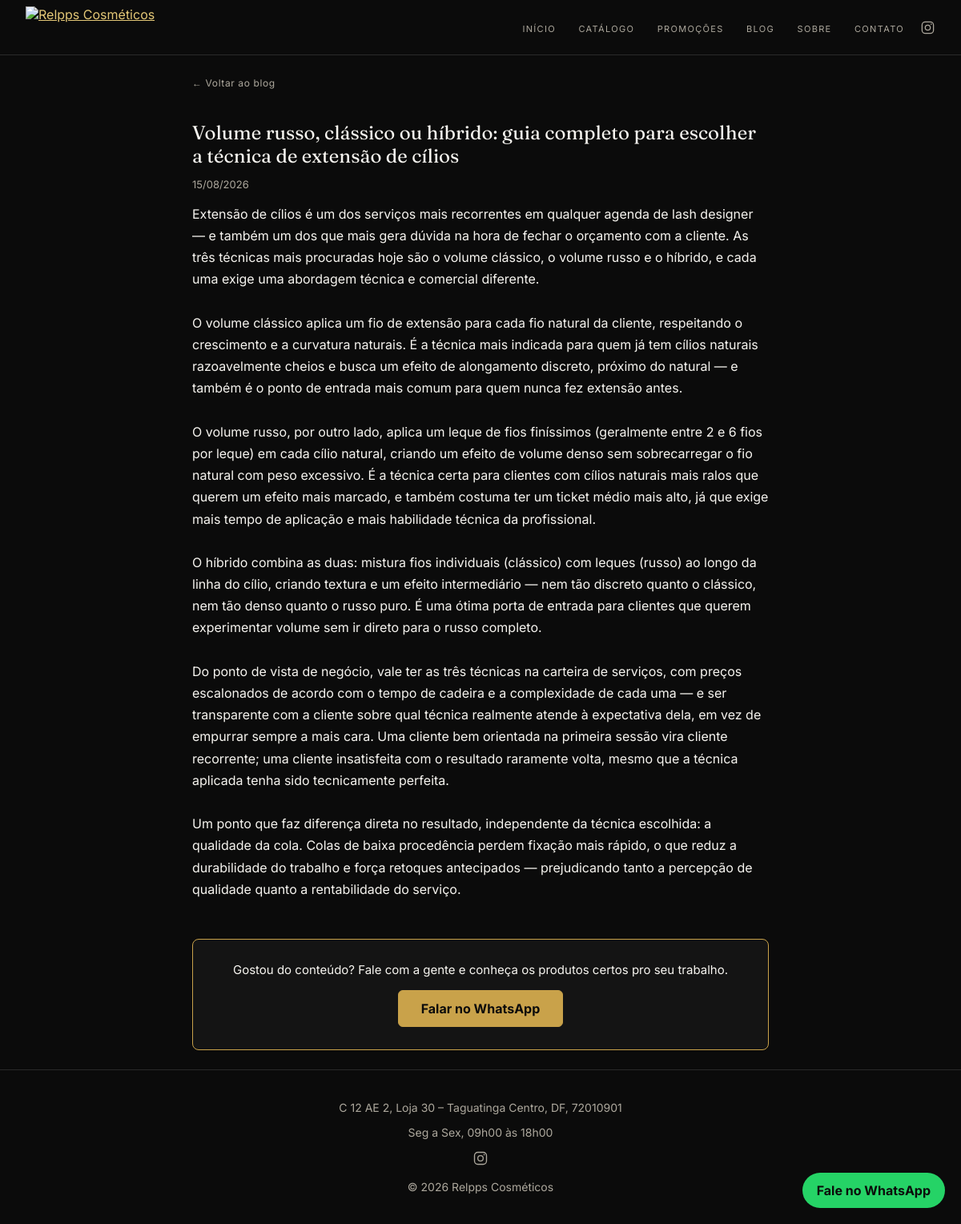
The page /post.php?slug=volume-russo-classico-hibrido-cilios on the database its author committed.
### tables this page shows
CREATE TABLE IF NOT EXISTS blog_posts (
  id INT AUTO_INCREMENT PRIMARY KEY,
  slug VARCHAR(160) NOT NULL UNIQUE,
  titulo VARCHAR(200) NOT NULL,
  resumo VARCHAR(300),
  conteudo TEXT NOT NULL,
  capa VARCHAR(255),
  publicado_em DATETIME DEFAULT CURRENT_TIMESTAMP
);

### includes/db.php (called while the page is built, shortened)
<?php
function db(): PDO {
    static $pdo = null;
    if ($pdo === null) {
        $dsn = 'mysql:host=' . DB_HOST . ';dbname=' . DB_NAME . ';charset=utf8mb4';
        $pdo = new PDO($dsn, DB_USER, DB_PASS, [
            PDO::ATTR_ERRMODE => PDO::ERRMODE_EXCEPTION,
            PDO::ATTR_DEFAULT_FETCH_MODE => PDO::FETCH_ASSOC,
        ]);
    }
    return $pdo;
}

### includes/functions.php (called while the page is built, shortened)
<?php
require_once __DIR__ . '/db.php';
function config(string $chave, string $padrao = ''): string {
    static $cache = null;
    if ($cache === null) {
        $cache = [];
        foreach (db()->query('SELECT chave, valor FROM configuracoes') as $linha) {
            $cache[$linha['chave']] = $linha['valor'];
        }
    }
    return $cache[$chave] ?? $padrao;
}
function whatsappLink(string $mensagem): string {
    $numero = config('whatsapp', WHATSAPP_NUMERO);
    return 'https://wa.me/' . $numero . '?text=' . rawurlencode($mensagem);
}

### post.php (the view, shortened to what this page needs)
<?php
require __DIR__ . '/includes/functions.php';
$slug = $_GET['slug'] ?? '';
$stmt = db()->prepare('SELECT * FROM blog_posts WHERE slug = :slug');
$stmt->execute(['slug' => $slug]);
$post = $stmt->fetch();
$linkWhatsPost = whatsappLink('Olá! Vim pelo blog da Relpps Cosméticos.');
require __DIR__ . '/includes/header.php';
?>
<article class="post-detalhe">
    <a class="post-voltar" href="blog.php">← Voltar ao blog</a>
    <h1><?= htmlspecialchars($post['titulo']) ?></h1>
    <p class="data"><?= (new DateTime($post['publicado_em']))->format('d/m/Y') ?></p>
    <div class="conteudo"><?= nl2br(htmlspecialchars($post['conteudo'])) ?></div>
    <div class="post-cta">
        <p>Gostou do conteúdo? Fale com a gente e conheça os produtos certos pro seu trabalho.</p>
        <a class="botao" href="<?= htmlspecialchars($linkWhatsPost) ?>" target="_blank" rel="noopener">Falar no WhatsApp</a>
    </div>
</article>
<?php require __DIR__ . '/includes/footer.php'; ?>

### assets/css/style.css (style rules this page uses)
:root { --preto: #0b0b0b; --dourado: #c9a24a; --dourado-claro: #e4c877; --branco: #f7f5f0; --cinza-texto: #ada89d; --carvao: #141414; --fonte-serif: 'Fraunces', Georgia, 'Times New Roman', serif; --fonte-sans: 'Inter', 'Segoe UI', Arial, sans-serif; }
* { box-sizing: border-box; }
body { margin: 0; background: var(--preto); color: var(--branco); font-family: var(--fonte-sans); padding-top: 68px; animation: fadeInPagina 0.5s ease; }
a { color: var(--dourado-claro); }
.reveal { opacity: 0; transform: translateY(22px); transition: opacity 0.6s ease, transform 0.6s ease; }
.reveal.visivel { opacity: 1; transform: translateY(0); }
h1, h2 { font-family: var(--fonte-serif); font-optical-sizing: auto; font-weight: 400; color: var(--branco); }
.botao { display: inline-block; background: var(--dourado); color: var(--preto); font-weight: bold; text-decoration: none; padding: 12px 28px; border-radius: 6px; border: 1px solid var(--dourado); transition: background 0.15s ease, color 0.15s ease; }
.post-detalhe { max-width: 720px; margin: 0 auto; }
.post-voltar { display: inline-block; margin-bottom: 20px; color: var(--cinza-texto); font-size: 12px; letter-spacing: 0.05em; text-decoration: none; transition: color 0.15s ease; }
.post-detalhe h1 { margin-bottom: 4px; color: var(--branco); }
.post-detalhe .conteudo { line-height: 1.7; color: var(--branco); font-size: 16px; margin-top: 16px; }
.post-cta { margin-top: 48px; padding: 28px; text-align: center; background: var(--carvao); border: 1px solid var(--dourado); border-radius: 8px; }
.post-cta p { margin: 0 0 16px; color: var(--branco); font-size: 15px; }
.data { color: var(--cinza-texto); font-size: 13px; }

### rows shown on the page
blog_posts: titulo "Volume russo, clássico ou híbrido: guia completo para escolher a técnica de extensão de cílios", publicado_em "15/08/2026", conteudo "Extensão de cílios é um dos serviços mais recorrentes em qualquer agenda de lash designer — e também um dos que mais gera dúvida na hora de fechar o orçamento com a cliente. As três técnicas mais procuradas hoje são o volume clássico, o volume russo e o híbrido, e cada uma exige uma abordagem técnica e comercial diferente. O volume clássico aplica um fio de extensão para cada fio natural da cliente, respeitando o crescimento e a curvatura naturais. É a técnica mais indicada para quem já tem cílios naturais razoavelmente cheios e busca um efeito de alongamento discreto, próximo do natural — e também é o ponto de entrada mais comum para quem nunca fez extensão antes. O volume russo, por outro…"

### other values the page prints
$enderecoRodape "C 12 AE 2, Loja 30 – Taguatinga Centro, DF, 72010901"
$horarioRodape "Seg a Sex, 09h00 às 18h00"
